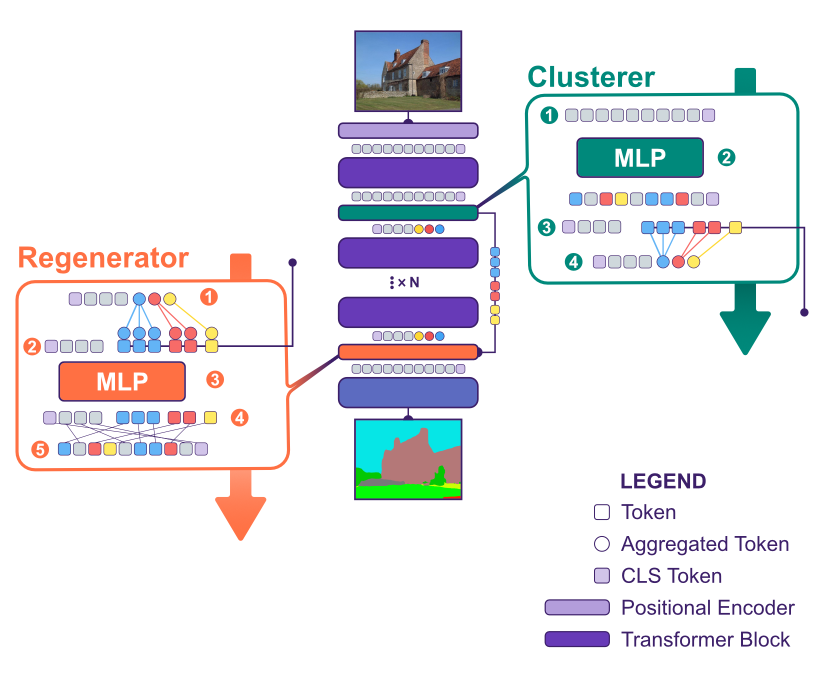
#> input picture assets/overview.png, 1650 x 1355 px (shown at 1/2 size)
$ python -i clust_analysis.py   (imports and definitions only)
#> lines starting #> are read from the running program, lines starting #| are printed output that depends on the picture
import colorsys
import random

import matplotlib.pyplot as plt
import numpy as np
import umap
from PIL import Image
from sklearn.decomposition import PCA
from sklearn.manifold import TSNE
from sklearn.metrics.pairwise import cosine_similarity, euclidean_distances

NUM_CLUSTERS = 2
METRIC = "cosine"


# [8 lines left out: function unnormalize_channel_rev, not called in this run]


# Compute Cosine Similarity Between Tokens at Different Layers
def compute_similarity(tokens):
    similarity_matrix = cosine_similarity(tokens)
    return np.mean(similarity_matrix)  # Average similarity


def plot_image(
    image, mask=None, segm=None, save_instead_of_show=None, only_return=False
):
    # Convert the image to a PIL Image
    image = Image.fromarray(image)

    if mask is not None:
        # Convert the mask to a PIL Image and resize it to match the image dimensions
        mask = Image.fromarray(mask).convert("RGB")
        mask = mask.resize(image.size, Image.NEAREST)  # Resize mask to match image size

        # Add an alpha channel to the mask
        mask.putalpha(100)
        maskmask = np.array(mask)
        # maskmask[:,:,3] = maskmask[:,:,2]/(2.55)

        mask = Image.fromarray(maskmask.astype(np.uint8)).convert("RGBA")

        # Convert the image to RGBA mode for blending
        image = image.convert("RGBA")

        # Blend the image and mask
        blended_image = Image.blend(image, mask, alpha=0.8)
        out = np.concatenate([image, blended_image], axis=1)
    else:
        out = image

    if segm is not None:
        # Convert the segmentation mask to a PIL Image and resize it to match the image dimensions
        segm = Image.fromarray(segm).convert("RGBA")
        out = np.concatenate([out, segm], axis=1)

    # Display the blended image
    if only_return:
        return out

    if save_instead_of_show is not None:
        plt.imsave(save_instead_of_show, out)
        plt.close()
    else:
        plt.imshow(out)
        plt.axis("off")
        plt.show()
    return out


# [33 lines left out: functions generate_rgb_vector, generate_distinct_colors, not called in this run]

>>> import cv2
>>> picture = cv2.imread('../assets/overview.png', cv2.IMREAD_GRAYSCALE)
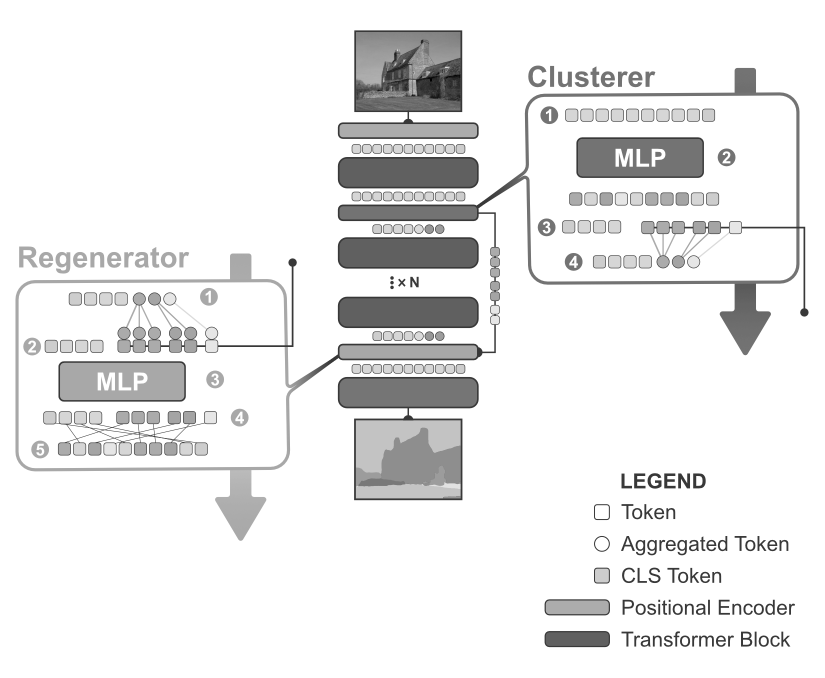
#> picture: shape (1355, 1650) (shown at 1/2 size); min 0, max 255, mean 234.6
>>> result = plot_image(picture)
